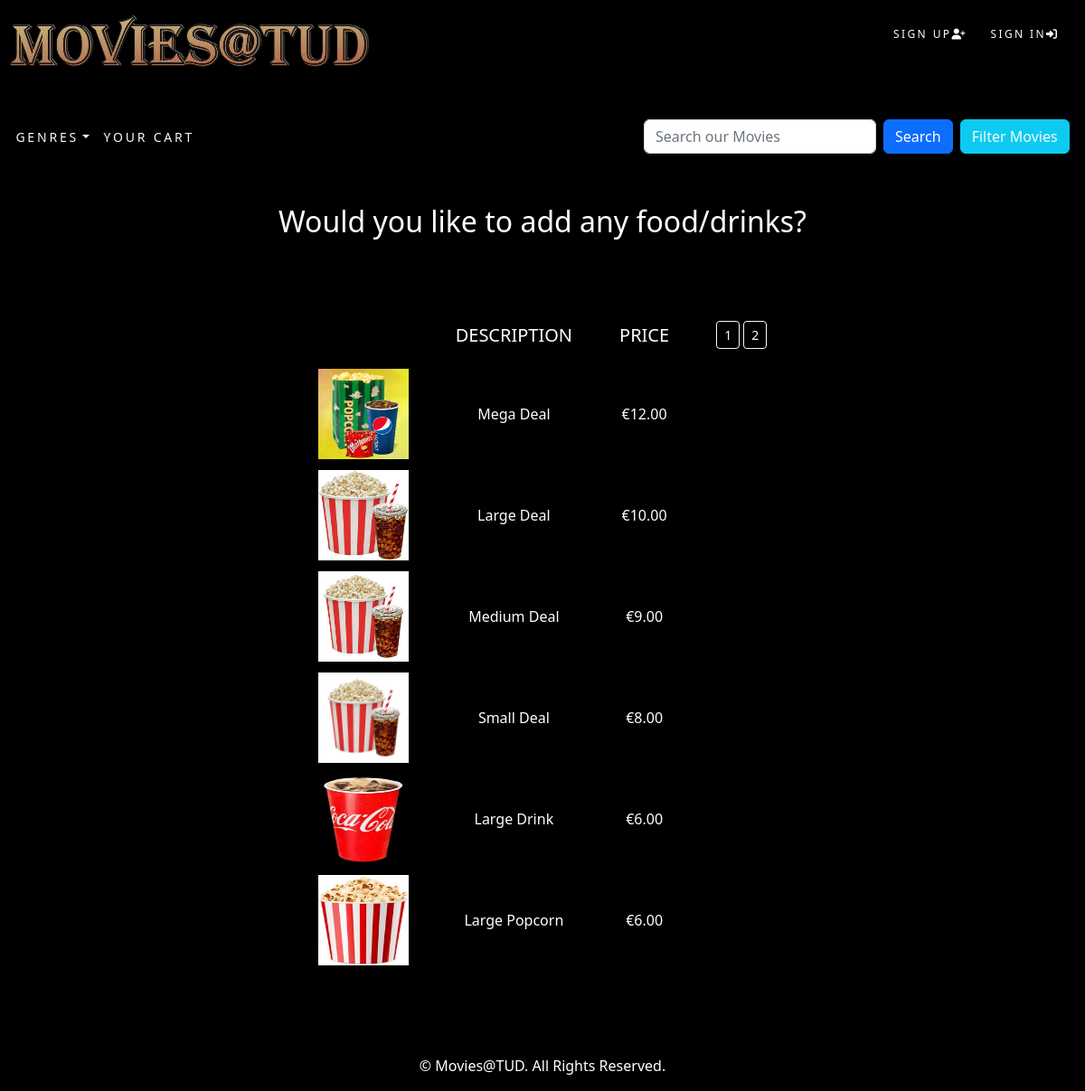
Screenshot of /extras/ with the database file from the repository.
### extras/models.py (models this page shows, shortened)
class Extra(models.Model):
    id = models.UUIDField(
        primary_key=True,
        default=uuid.uuid4,
        editable=False)
    description = models.CharField(max_length=100)
    price = models.DecimalField(max_digits=10, decimal_places=2)
    stock = models.IntegerField()
    image = models.ImageField(upload_to = 'extra', blank=True)
    class Meta:
        ordering = ('-price','description',)
        verbose_name = 'extra'
        verbose_name_plural = 'extras'

### extras/views.py (the view)
# urls.py: path('', extras_list, name = 'all_extras'),
def extras_list(request):
    products = Extra.objects.all()
    paginator = Paginator(products, 6)
    try:
        page = int(request.GET.get('page', '1'))
    except:
         page = 1
    try:
        products = paginator.page(page)
    except (EmptyPage, InvalidPage):
        products = paginator.page(paginator.num_pages)
    return render(request, 'extras.html', {'prods':products})

### accounts/templatetags/auth_extras.py (called while the page is built)
@register.filter(name='has_group')
def has_group(user, group_name):
    group = Group.objects.get(name=group_name)
    return True if group in user.groups.all() else False

### cart/context_processors.py (called while the page is built)
def counter(request):
    item_count = 0
    if 'admin' in request.path:
        return {}
    else:
        try:
            cart = Cart.objects.filter(cart_id=_cart_id(request))
            cart_items = MovieCartItem.objects.all().filter(cart=cart[:1])
            for cart_item in cart_items:
                item_count += cart_item.numSeats
            cart_items = ExtraCartItem.objects.all().filter(cart=cart[:1])
            for cart_item in cart_items:
                item_count += cart_item.quantity
        except Cart.DoesNotExist:
            item_count = 0
    return {'item_count':item_count}

### cart/views.py (called while the page is built)
def _cart_id(request):
    cart = request.session.session_key
    if not cart:
        cart = request.session.create()
    return cart

### cinema/context_processors.py (called while the page is built)
def menu_links(request):
    links = Category.objects.all()
    return {'links':links}

### cinema/models.py (called while the page is built)
    def get_absolute_url(self):
        return reverse('cinema:products_by_category', args=[self.id])

### extras/templates/extras.html (shortened to what this page needs)
{% extends 'base.html' %}
{% load auth_extras %}
{% block content %}
<div class="container text-center">
    <br><br>
    <h2>Would you like to add any food/drinks?</h2>
    <br>
    <table class="center extras">
        <tr class="mb-4">
            <th></th>
            <th class="h5">DESCRIPTION</th>
            <th class="h5">PRICE</th>
            <th>
                <div class="mx-auto">
                    {% if prods.paginator.num_pages > 1 %}
                    <div class="text-center">
                        {% for pg in prods.paginator.page_range %}
                        <a href="?page={{pg}}"
                            class="btn btn-sm btn-light invis_bg text-white {%if products.number == pg %}active{% endif %}">{{pg}}</a>
                        {% endfor %}
                    </div>
                    {% endif %}
                </div>
            </th>
        </tr>
        {% for product in prods %}
        <tr>
            <td><img src="{{product.image.url}}" alt="{{product.name}}" width=100 height=100></td>
            <td>{{product.description}}</td>
            <td>€{{product.price}}</td>
        </tr>
        {% endfor %}
        <br><br>
    </table>
    <br>
    <br><br>
</div>
{% endblock %}

### static/css/custom.css (style rules this page uses)
.invis_bg { background: rgba(0, 0, 0, 0) !important; color: rgba(0, 0, 0, 0) !important; }
.center { margin-left: auto; margin-right: auto; }
.extras { border-collapse: separate; border-spacing: 50px 10px; }

### cinema/templates/base.html (style rules this page uses)
body { background-color: black; color: white; }

### rows the page displays
Extra: image (picture), description "Mega Deal", price "12.00"
Extra: image (picture), description "Large Deal", price "10.00"
Extra: image (picture), description "Medium Deal", price "9.00"
Extra: image (picture), description "Small Deal", price "8.00"
Extra: image (picture), description "Large Drink", price "6.00"
Extra: image (picture), description "Large Popcorn", price "6.00"

### other values shown
{{ pg }} "1" "2"
